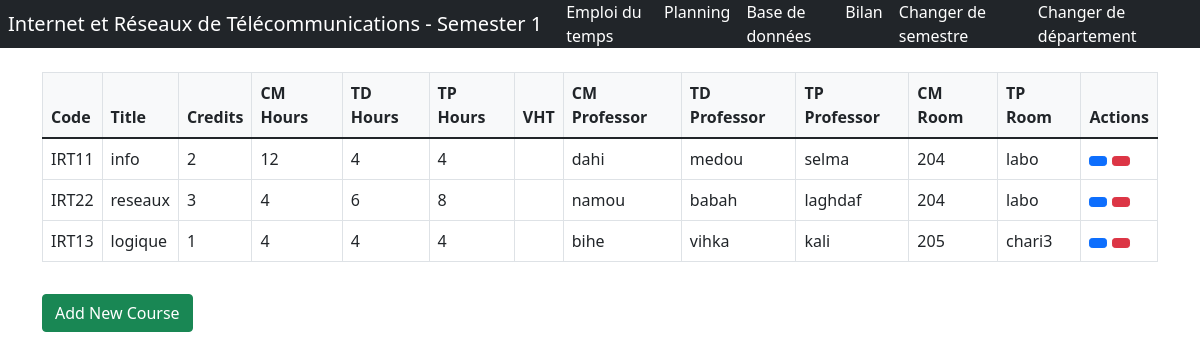
The page /IRT/S1/database/ on the database its author committed.
### schedule/models.py (models this page shows, shortened)
class Department(models.Model):
    code = models.CharField(max_length=10, primary_key=True)  # e.g., IRT, GM
    name = models.CharField(max_length=100)  # e.g., Informatique, Réseaux et Télécommunications

class Semester(models.Model):
    SEMESTER_CHOICES = [
        ('S1', 'Semester 1'),
        ('S2', 'Semester 2'),
        ('S3', 'Semester 3'),
        ('S4', 'Semester 4'),
    ]
    code = models.CharField(max_length=2, choices=SEMESTER_CHOICES)
    department = models.ForeignKey(Department, on_delete=models.CASCADE, related_name='semesters')
    class Meta:
        unique_together = ('code', 'department')

class Course(models.Model):
    code = models.CharField(max_length=10, primary_key=True)  # e.g., IRT31
    department = models.ForeignKey(Department, on_delete=models.CASCADE, related_name='courses', default=get_default_department)
    semester = models.ForeignKey(Semester, on_delete=models.CASCADE, related_name='courses', default=get_default_semester)
    title = models.CharField(max_length=100)
    credits = models.IntegerField()
    cm_hours = models.IntegerField()  # Total planned CM hours
    td_hours = models.IntegerField()  # Total planned TD hours
    tp_hours = models.IntegerField()  # Total planned TP hours
    cm_completed = models.IntegerField(default=0)  # Completed CM hours
    td_completed = models.IntegerField(default=0)  # Completed TD hours
    tp_completed = models.IntegerField(default=0)  # Completed TP hours
    exam_sn = models.FloatField(null=True, blank=True)
    exam_sr = models.FloatField(null=True, blank=True)

class CourseAssignment(models.Model):
    TYPES = [
        ('CM', 'Cours Magistral'),
        ('TD', 'Travaux Dirigés'),
        ('TP', 'Travaux Pratiques'),
        ('DS', 'Devoir Surveillé'),
        ('EXAM', 'Examen'),
        ('SOUTENANCE', 'Soutenance Stage'),
        ('MILITARY', 'Encadrement militaire')
    ]
    course = models.ForeignKey(Course, on_delete=models.CASCADE)
    type = models.CharField(max_length=20, choices=TYPES)
    professor = models.ForeignKey(Professor, on_delete=models.SET_NULL, null=True, blank=True)
    room = models.ForeignKey(Room, on_delete=models.SET_NULL, null=True, blank=True)

class Professor(models.Model):
    name = models.CharField(max_length=100)
    courses = models.ManyToManyField(Course, through='CourseAssignment')

class Room(models.Model):
    number = models.CharField(max_length=20)
    type = models.CharField(max_length=20)  # CM, TD, TP

### schedule/views.py (the view)
# urls.py: path('<str:department_code>/<str:semester_code>/database/', views.CourseListView.as_view(), name='database'),
class CourseListView(ListView):
    template_name = 'schedule/database.html'
    context_object_name = 'courses'
    def get_queryset(self):
        department_code = self.kwargs['department_code']
        semester_code = self.kwargs['semester_code']
        return Course.objects.filter(department__code=department_code, semester__code=semester_code)
    def get_context_data(self, **kwargs):
        context = super().get_context_data(**kwargs)
        department_code = self.kwargs['department_code']
        semester_code = self.kwargs['semester_code']
        department = get_object_or_404(Department, code=department_code)
        semester = get_object_or_404(Semester, department=department, code=semester_code)
        context['department'] = department
        context['semester'] = semester
        return context

### schedule/templates/schedule/database.html (shortened to what this page needs)
{% extends 'schedule/base.html' %}
{% load static %}
{% block content %}
<div class="container-fluid">
    <div class="table-responsive">
        <table class="table table-bordered table-hover">
            <thead class="sticky-top bg-light">
                <tr>
                    <th>Code</th>
                    <th>Title</th>
                    <th>Credits</th>
                    <th>CM Hours</th>
                    <th>TD Hours</th>
                    <th>TP Hours</th>
                    <th>VHT</th>
                    <th>CM Professor</th>
                    <th>TD Professor</th>
                    <th>TP Professor</th>
                    <th>CM Room</th>
                    <th>TP Room</th>
                    <th>Actions</th>
                </tr>
            </thead>
            <tbody id="courseTableBody">
                {% for course in courses %}
                <tr data-course-id="{{ course.code }}">
                    <td class="editable" data-field="code">{{ course.code }}</td>
                    <td class="editable" data-field="title">{{ course.title }}</td>
                    <td class="editable" data-field="credits">{{ course.credits }}</td>
                    <td class="editable" data-field="cm_hours">{{ course.cm_hours }}</td>
                    <td class="editable" data-field="td_hours">{{ course.td_hours }}</td>
                    <td class="editable" data-field="tp_hours">{{ course.tp_hours }}</td>
                    <td class="editable" data-field="vht">{{ course.vht|default:'' }}</td>
                    <td class="editable" data-field="cm_professor">
                        {% for assignment in course.courseassignment_set.all %}
                            {% if assignment.type == 'CM' %}{{ assignment.professor.name }}{% endif %}
                        {% endfor %}
                    </td>
                    <td class="editable" data-field="td_professor">
                        {% for assignment in course.courseassignment_set.all %}
                            {% if assignment.type == 'TD' %}{{ assignment.professor.name }}{% endif %}
                        {% endfor %}
                    </td>
                    <td class="editable" data-field="tp_professor">
                        {% for assignment in course.courseassignment_set.all %}
                            {% if assignment.type == 'TP' %}{{ assignment.professor.name }}{% endif %}
                        {% endfor %}
                    </td>
                    <td class="editable" data-field="cm_room">
                        {% for assignment in course.courseassignment_set.all %}
                            {% if assignment.type == 'CM' %}{{ assignment.room.number }}{% endif %}
                        {% endfor %}
                    </td>
                    <td class="editable" data-field="tp_room">
                        {% for assignment in course.courseassignment_set.all %}
                            {% if assignment.type == 'TP' %}{{ assignment.room.number }}{% endif %}
                        {% endfor %}
                    </td>
                    <td>
                        <button class="btn btn-sm btn-primary edit-row">
                        </button>
                        <button class="btn btn-sm btn-danger delete-row">
                        </button>
                    </td>
                </tr>
                {% endfor %}
            </tbody>
        </table>
    </div>
    <button id="addNewRow" class="btn btn-success mt-3">
         Add New Course
    </button>
</div>
{% endblock %}

### schedule/templates/schedule/base.html (shortened to what this page needs)
<!DOCTYPE html>
<html lang="fr">
<head>
    <link href="https://cdn.jsdelivr.net/npm/bootstrap@5.1.3/dist/css/bootstrap.min.css" rel="stylesheet">
    <link rel="stylesheet" href="https://cdn.jsdelivr.net/npm/bootstrap-icons@1.7.2/font/bootstrap-icons.css">
</head>
<body>
    <nav class="navbar navbar-expand-lg navbar-dark bg-dark">
        <div class="container-fluid">
            {% if department %}
                <a class="navbar-brand" href="{% url 'department_select' %}">{{ department.name }}{% if semester %} - {{ semester.get_code_display }}{% endif %}</a>
                <div class="collapse navbar-collapse" id="navbarNav">
                    <ul class="navbar-nav">
                        {% if semester %}
                        <li class="nav-item">
                            <a class="nav-link" href="{% url 'schedule' department.code semester.code %}">Emploi du temps</a>
                        </li>
                        <li class="nav-item">
                            <a class="nav-link" href="{% url 'plan' department.code semester.code %}">Planning</a>
                        </li>
                        <li class="nav-item">
                            <a class="nav-link" href="{% url 'database' department.code semester.code %}">Base de données</a>
                        </li>
                        <li class="nav-item">
                            <a class="nav-link" href="{% url 'bilan' department.code semester.code %}">Bilan</a>
                        </li>
                        {% endif %}
                    </ul>
                    <ul class="navbar-nav ms-auto">
                        <li class="nav-item">
                            <a class="nav-link" href="{% url 'semester_select' department.code %}">Changer de semestre</a>
                        </li>
                        <li class="nav-item">
                            <a class="nav-link" href="{% url 'department_select' %}">Changer de département</a>
                        </li>
                    </ul>
                </div>
            {% else %}
                <a class="navbar-brand" href="{% url 'department_select' %}">Emploi du temps</a>
            {% endif %}
        </div>
    </nav>
    <div class="container mt-4">
        {% block content %}{% endblock %}
    </div>
</body>
</html>

### schedule/templates/schedule/base.html (style rules this page uses)
html, body { margin: 0; padding: 0; overflow: hidden; width: 100vw; height: 100vh; }
.navbar { padding: 0.25rem 0.5rem; height: 48px; margin: 0; border: none; }
.container-fluid { padding: 0 !important; margin: 0 !important; max-width: none !important; }
:root { --primary-color: #2c3e50; --secondary-color: #3498db; --accent-color: #e74c3c; }
.navbar { background-color: var(--primary-color); }
.navbar-brand, .nav-link { color: white !important; }

### schedule/templates/schedule/database.html (style rules this page uses)
.table-responsive { max-height: calc(100vh - 150px); overflow-y: auto; }
.sticky-top { position: sticky; top: 0; z-index: 1; background-color: #f8f9fa; }
.editable { padding: 8px !important; }

### rows shown on the page
Department: name "Internet et Réseaux de Télécommunications"
Semester: code "Semester 1"
Course: code "IRT11", title "info", credits "2", cm_hours "12", td_hours "4", tp_hours "4"
CourseAssignment: professor.name "dahi", room.number "204"
CourseAssignment: professor.name "medou"
CourseAssignment: professor.name "selma", room.number "labo"
Course: code "IRT22", title "reseaux", credits "3", cm_hours "4", td_hours "6", tp_hours "8"
CourseAssignment: professor.name "namou", room.number "204"
CourseAssignment: professor.name "babah"
CourseAssignment: professor.name "laghdaf", room.number "labo"
Course: code "IRT13", title "logique", credits "1", cm_hours "4", td_hours "4", tp_hours "4"
CourseAssignment: professor.name "bihe", room.number "205"
CourseAssignment: professor.name "vihka"
CourseAssignment: professor.name "kali", room.number "chari3"
